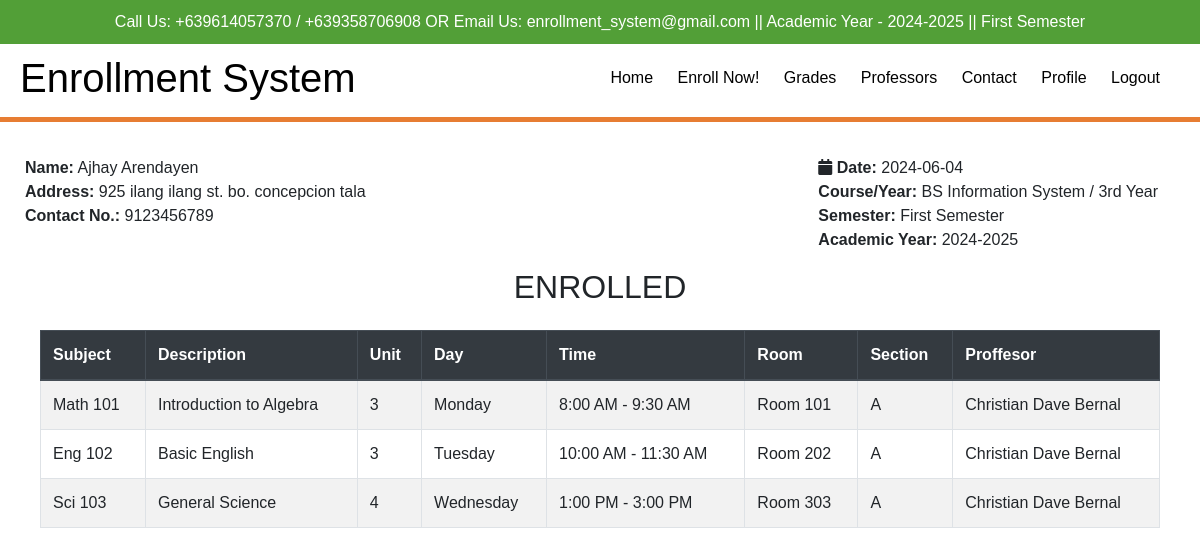
The page /student/enroll.php (signed in) on the database as committed earlier.
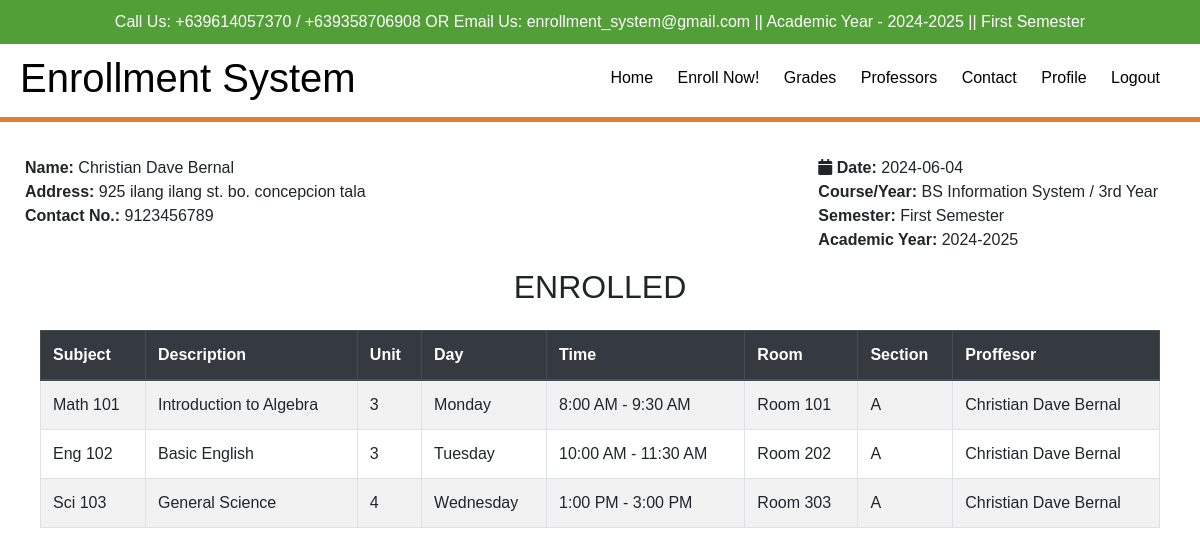
The same page on the database as committed later.
### tables this page shows
CREATE TABLE `students` (
  `id` int(11) NOT NULL,
  `student_id` int(11) NOT NULL,
  `program_id` int(11) NOT NULL,
  `year_id` int(11) NOT NULL,
  `firstname` varchar(255) NOT NULL,
  `middlename` varchar(255) NOT NULL,
  `lastname` varchar(255) NOT NULL,
  `birthdate` date NOT NULL,
  `gender` varchar(255) NOT NULL,
  `address` text NOT NULL,
  `birthplace` varchar(255) NOT NULL,
  `contact` bigint(20) NOT NULL,
  `documents` text NOT NULL,
  `status` varchar(255) NOT NULL,
  `registration_date` varchar(255) NOT NULL
);

### student/enroll.php (the view, shortened to what this page needs)
<?php include "include/header.php" ?>
    <div class="content-wrapper container mt-3">
        <section class="invoice">
            <div class="row">
                <div class="col-12">
                </div>
            </div>
            <div class="row invoice-info">
                <?php
                $sql = "CALL SelectAllStudents()";
                $result = $conn->query($sql)->fetch_assoc();
                ?>
                <div class="col-sm-8 invoice-col">
                        <b>Name:</b> <?php echo $result['firstname']; ?> <?php echo $result['lastname']; ?><br>
                        <b>Address:</b> <?php echo $result['address']; ?><br>
                        <b>Contact No.:</b> <?php echo $result['contact']; ?><br>
                </div>
                <div class="col-sm-4 invoice-col">
                <i class="fa fa-calendar"></i> <b>Date:</b> <?php echo date('Y-m-d'); ?><br>
                    <b>Course/Year:</b> BS Information System / 3rd Year<br>
                    <b>Semester:</b> First Semester<br>
                    <b>Academic Year:</b> 2024-2025
                </div>
            </div>
    <div class="container mt-3">
        <h2 class="text-center mb-4">ENROLLED</h2>
        <table class="table table-bordered table-striped">
            <thead class="thead-dark">
                <tr>
                    <th>Subject</th>
                    <th>Description</th>
                    <th>Unit</th>
                    <th>Day</th>
                    <th>Time</th>
                    <th>Room</th>
                    <th>Section</th>
                    <th>Proffesor</th>
                </tr>
            </thead>
            <tbody>
                <tr>
                    <td>Math 101</td>
                    <td>Introduction to Algebra</td>
                    <td>3</td>
                    <td>Monday</td>
                    <td>8:00 AM - 9:30 AM</td>
                    <td>Room 101</td>
                    <td>A</td>
                    <td>Christian Dave Bernal</td>
                </tr>
                <tr>
                    <td>Eng 102</td>
                    <td>Basic English</td>
                    <td>3</td>
                    <td>Tuesday</td>
                    <td>10:00 AM - 11:30 AM</td>
                    <td>Room 202</td>
                    <td>A</td>
                    <td>Christian Dave Bernal</td>
                </tr>
                <tr>
                    <td>Sci 103</td>
                    <td>General Science</td>
                    <td>4</td>
                    <td>Wednesday</td>
                    <td>1:00 PM - 3:00 PM</td>
                    <td>Room 303</td>
                    <td>A</td>
                    <td>Christian Dave Bernal</td>
                </tr>
            </tbody>
        </table>
    </div>
</body>
</html>

### student/include/header.php (shortened to what this page needs)
<!DOCTYPE html>
<html lang="en">
<head>
    <link rel="stylesheet" href="https://stackpath.bootstrapcdn.com/bootstrap/4.5.2/css/bootstrap.min.css">
    <link rel="stylesheet" href="https://cdnjs.cloudflare.com/ajax/libs/font-awesome/5.15.3/css/all.min.css">
</head>
<body>
    <div class="top-bar">
        <div class="container">
            <p class="contact-info">
                Call Us: +639614057370 / +639358706908 OR Email Us: enrollment_system@gmail.com || Academic Year - 2024-2025 || First Semester
            </p>
        </div>
    </div>
    <nav class="navbar">
        <div class="container">
            <h1 class="logo">Enrollment System</h1>
            <ul class="nav-links">
                <li><a href="index.php">Home</a></li>
                <li><a href="enrollnow.php">Enroll Now!</a></li>
                <li><a href="grade.php">Grades</a></li>
                <li><a href="professor.php">Professors</a></li>
                <li><a href="contact.php">Contact</a></li>
                <li><a href="#">Profile</a></li>
                <li><a href="../logout.php">Logout</a></li>
            </ul>
        </div>
    </nav>

### student/include/header.php (style rules this page uses)
body { font-family: Arial, sans-serif; margin: 0; padding: 0; }
.container { max-width: 1200px; margin: 0 auto; padding: 0 20px; }
.navbar { background-color: #fff; color: #000; padding: 10px 0; }
.navbar .container { display: flex; justify-content: space-between; align-items: center; }
.logo { margin: 0; }
.nav-links { list-style: none; padding: 0; margin: 0; }
.nav-links li { display: inline; margin-right: 20px; }
.nav-links li a { color: #000; text-decoration: none; }
.top-bar { background-color: #529f37; color: #fff; padding: 10px 0; }
.navbar::after { content: ''; display: block; width: 100%; border-bottom: 5px solid #e77d33; margin-top: 15px; }
.contact-info { margin: 0; text-align: center; }
.content-wrapper { margin-top: 50px; }
.invoice .invoice-info b { font-weight: normal; }
.invoice .invoice-col { padding-left: 20px; padding-right: 20px; }
.invoice .invoice-col b { font-weight: bold; }

Rows that differ between the two databases and show on the page:
removed students: firstname "Ajhay", lastname "Arendayen", address "925 ilang ilang st. bo. concepcion tala", contact "9123456789"
added students: firstname "Christian Dave", lastname "Bernal", address "925 ilang ilang st. bo. concepcion tala", contact "9123456789"
